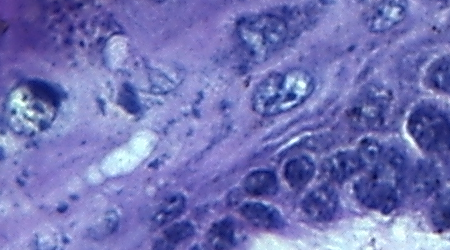
#> input picture images/healthy/healthy-01-roi1.tif, 450 x 250 px
$ python -i otsu_thresholding.py   (imports and definitions only)   (older library calls are emulated)
#> lines starting #> are read from the running program, lines starting #| are printed output that depends on the picture; after the words box and inside, x2 and y2 are one past the last pixel; in counts of white or black regions, pixels touching at a corner belong together
# pylint: disable=no-member

import cv2
import mahotas
import numpy as np

def otsu_thresholding(image_path):

    image = cv2.imread(image_path)
#> image is the input picture: shape (250, 450, 3); mean B, G, R 182, 115.6, 114.6
    if image is None:
        raise ValueError(f"Não foi possível carregar a imagem: {image_path}")

    gray = cv2.cvtColor(image, cv2.COLOR_BGR2GRAY)
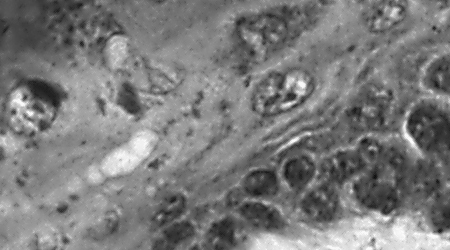
#> gray: shape (250, 450); min 13, max 252, mean 122.9
    blurred = cv2.GaussianBlur(gray, (5, 5), 0)

    T_otsu = mahotas.thresholding.otsu(blurred)
#> T_otsu = 122

    thresh_otsu = gray.copy()
    thresh_otsu[thresh_otsu > T_otsu] = 255
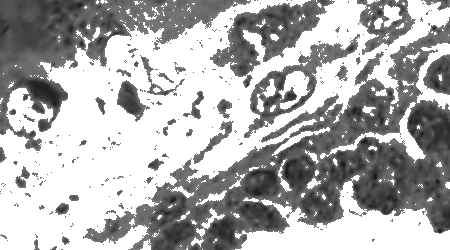
#> thresh_otsu: shape (250, 450); min 13, max 255, mean 174
    thresh_otsu[thresh_otsu < 255] = 0
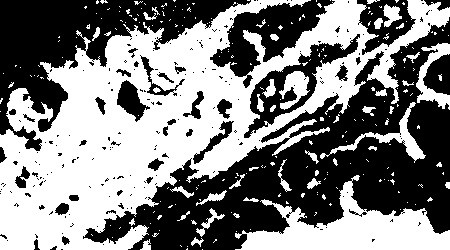
#> thresh_otsu: shape (250, 450); 50.5% white; 210 black regions (173 under 20 px), largest, box (x1, y1, x2, y2) and area: (83, 17, 450, 250) 29688, (0, 0, 251, 151) 12885, (210, 0, 335, 88) 4191
    thresh_otsu = cv2.bitwise_not(thresh_otsu)

#> (the run stopped early here; a loop or call above may not have finished)

$ run again, on images/healthy/healthy-01-roi3.tif
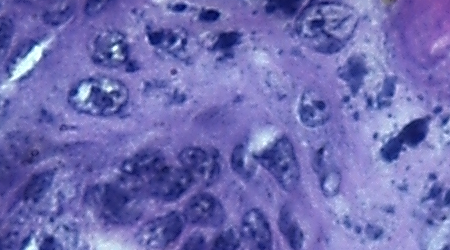
#> input picture images/healthy/healthy-01-roi3.tif, 450 x 250 px
#> in otsu_thresholding, image is the input picture: shape (250, 450, 3); mean B, G, R 179.1, 109.1, 111.4
#> in otsu_thresholding, `gray = cv2.cvtColor(image, cv2.COLOR_BGR2GRAY)`:
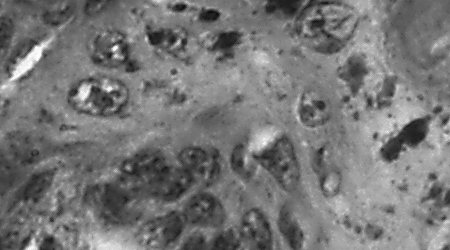
#> gray: shape (250, 450); min 8, max 252, mean 117.8
#> T_otsu = 115
#> in otsu_thresholding, `thresh_otsu[thresh_otsu < 255] = 0`:
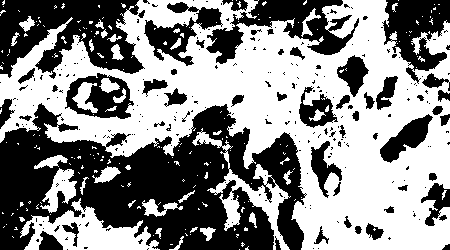
#> thresh_otsu: shape (250, 450); 54.2% white; 266 black regions (213 under 20 px), largest, box (x1, y1, x2, y2) and area: (0, 103, 307, 250) 25665, (0, 0, 145, 79) 7071, (206, 0, 359, 64) 3851

$ run again, on images/healthy/healthy-01-roi4.tif
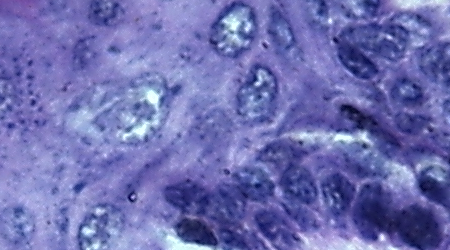
#> input picture images/healthy/healthy-01-roi4.tif, 450 x 250 px
#> in otsu_thresholding, image is the input picture: shape (250, 450, 3); mean B, G, R 177.1, 111.2, 109.7
#> in otsu_thresholding, `gray = cv2.cvtColor(image, cv2.COLOR_BGR2GRAY)`:
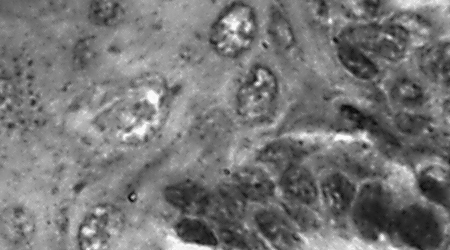
#> gray: shape (250, 450); min 6, max 251, mean 118.2
#> T_otsu = 113
#> in otsu_thresholding, `thresh_otsu[thresh_otsu < 255] = 0`:
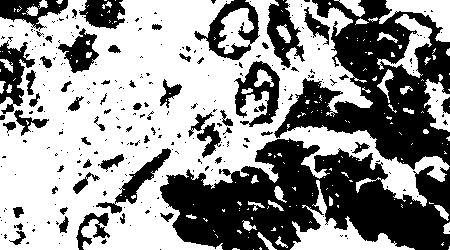
#> thresh_otsu: shape (250, 450); 57.8% white; 288 black regions (228 under 20 px), largest, box (x1, y1, x2, y2) and area: (160, 138, 450, 250) 19189, (274, 0, 450, 170) 13970, (234, 61, 280, 127) 1419

$ run again, on images/healthy/healthy-01-roi5.tif
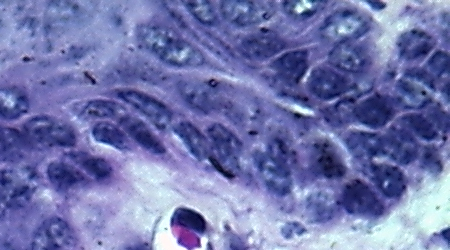
#> input picture images/healthy/healthy-01-roi5.tif, 450 x 250 px
#> in otsu_thresholding, image is the input picture: shape (250, 450, 3); mean B, G, R 172.7, 116.9, 112
#> in otsu_thresholding, `gray = cv2.cvtColor(image, cv2.COLOR_BGR2GRAY)`:
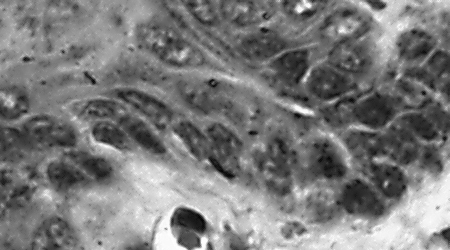
#> gray: shape (250, 450); min 4, max 254, mean 121.8
#> T_otsu = 134
#> in otsu_thresholding, `thresh_otsu[thresh_otsu < 255] = 0`:
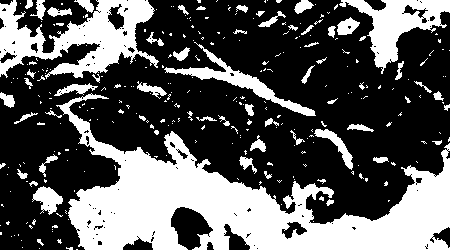
#> thresh_otsu: shape (250, 450); 35.6% white; 293 white regions (230 under 20 px), largest, box (x1, y1, x2, y2) and area: (56, 93, 450, 250) 23513, (0, 0, 159, 79) 5975, (339, 0, 450, 74) 3016
